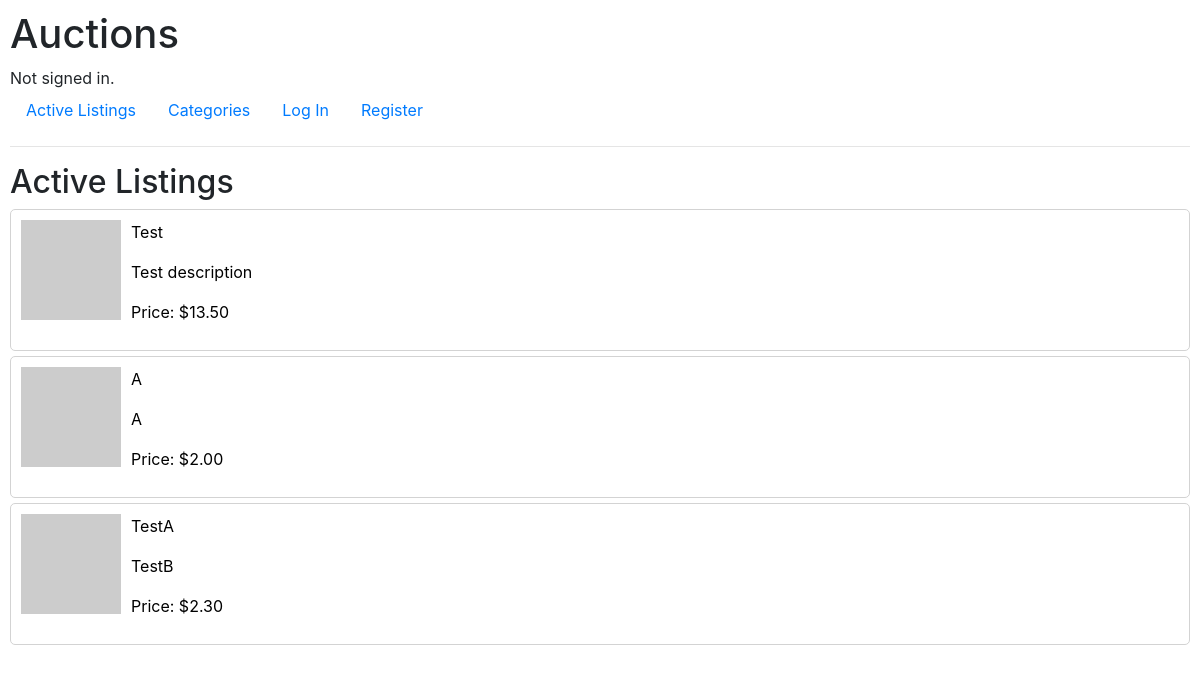
The page / on the database its author committed.
### auctions/models.py (models this page shows)
class Listings(models.Model):
    title = models.CharField(max_length=64)
    description = models.CharField(max_length=1024)
    starting_bid = models.DecimalField(max_digits=5, decimal_places=2)
    current_bid = models.DecimalField(max_digits=5, decimal_places=2)
    category = models.CharField(max_length=64)
    photo_URL = models.CharField(max_length=128)
    user = models.ForeignKey(User, on_delete=models.CASCADE)
    is_active = models.BooleanField(default=True)
    winner = models.ForeignKey(User, on_delete=models.CASCADE, default=None, related_name="winner", blank=True, null=True)
    class Meta:
        verbose_name_plural = 'Listings'

### auctions/views.py (the view)
# urls.py: path("", views.index, name="index"),
def index(request):
    return render(request, "auctions/index.html",{
        "listings": Listings.objects.all(),
    })

### auctions/templates/auctions/index.html (shortened to what this page needs)
{% extends "auctions/layout.html" %}
{% load static %}
{% block body %}
    <h2>Active Listings</h2>
        {% for listing in listings %}
        {% if listing.is_active %}
        <a style="text-decoration: none; color:black" class ="listing_link" href="/listings/{{listing.id}}">
        <div class="listing">
        <img class="listing_image" height="100" src="{{listing.photo_URL}}">
        <p style="display:block">
            {{ listing.title }}
        </p>
        <p>
            {{ listing.description }}
        </p>
        <p>
            Price: ${{ listing.current_bid }}
        </p>
        </div>
        </a>
        {% endif %}
        {% endfor %}
{% endblock %}

### auctions/templates/auctions/layout.html (shortened to what this page needs)
{% load static %}
<!DOCTYPE html>
<html lang="en">
    <head>
        <link rel="stylesheet" href="https://stackpath.bootstrapcdn.com/bootstrap/4.4.1/css/bootstrap.min.css">
        <link href="{% static 'auctions/styles.css' %}" rel="stylesheet">
    </head>
    <body>
        <h1>Auctions</h1>
        <div>
            {% if user.is_authenticated %}
                Signed in as <strong>{{ user.username }}</strong>.
            {% else %}
                Not signed in.
            {% endif %}
        </div>
        <ul class="nav">
            <li class="nav-item">
                <a class="nav-link" href="{% url 'index' %}">Active Listings</a>
            </li>
            <li class="nav-item">
                <a class="nav-link" href="{% url 'categories' %}">Categories</a>
            </li>
            {% if user.is_authenticated %}
                <li class="nav-item">
                    <a class="nav-link" href="{% url 'create' %}">Create Listing</a>
                </li>
                <li class="nav-item">
                    <a class="nav-link" href="{% url 'watchlist' %}">Watchlist</a>
                </li>
                <li class="nav-item">
                    <a class="nav-link" href="{% url 'logout' %}">Log Out</a>
                </li>
            {% else %}
                <li class="nav-item">
                    <a class="nav-link" href="{% url 'login' %}">Log In</a>
                </li>
                <li class="nav-item">
                    <a class="nav-link" href="{% url 'register' %}">Register</a>
                </li>
            {% endif %}
        </ul>
        <hr>
        {% block body %}
        {% endblock %}
    </body>
</html>

### auctions/static/auctions/styles.css (style rules this page uses)
body { padding: 10px; }
.listing { border: 1px solid lightgrey; border-radius: 5px; margin-bottom: 5px; padding: 10px; }
.listing_image { float:left; margin-right:10px; }

### rows shown on the page
Listings: is_active True (drawn), title "Test", description "Test description", current_bid "13.50"
Listings: is_active True (drawn), title "A", description "A", current_bid "2.00"
Listings: is_active True (drawn), title "TestA", description "TestB", current_bid "2.30"
